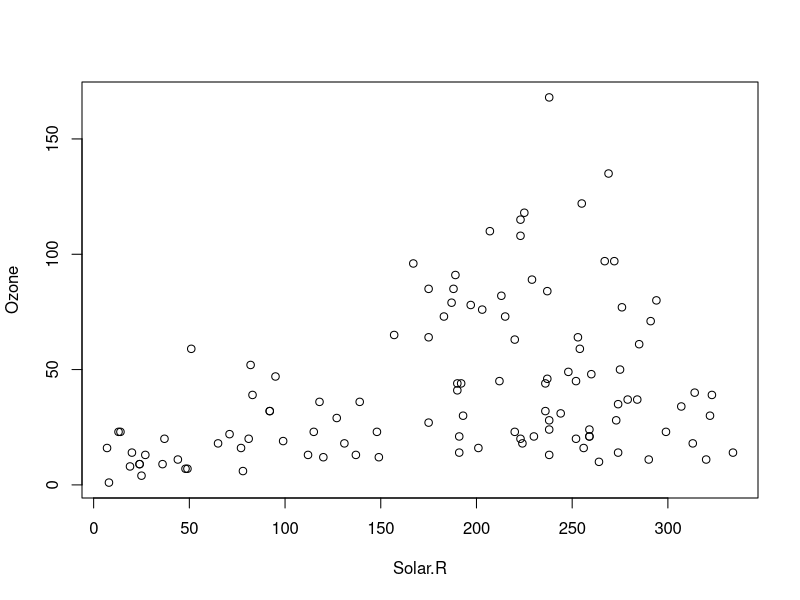

Recreate this plot in R.
#Plot using given data sets 
data(airquality)
print(head(airquality))
print(summary(airquality))
plot(Ozone~Solar.R,data = airquality)
